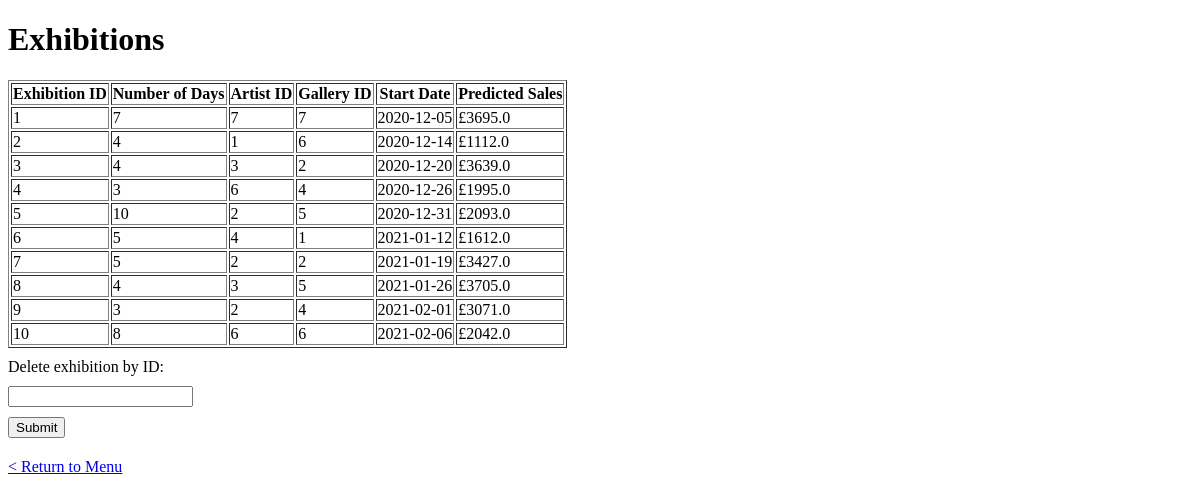
The page /viewexh on the database as committed earlier.
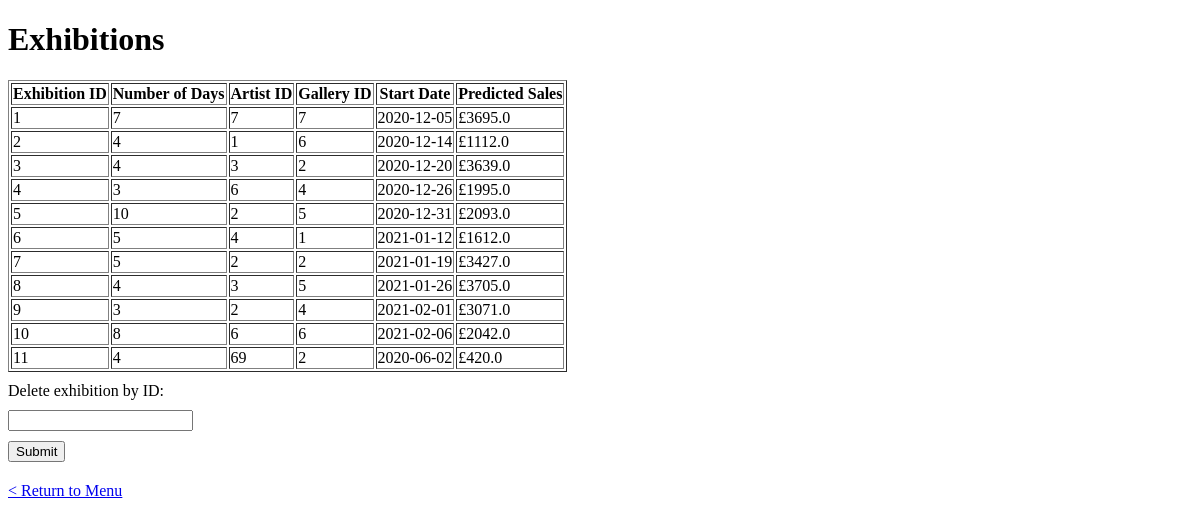
The same page on the database as committed later.
### tables this page shows
CREATE TABLE exhibitionTable (
exhibitionID INTEGER PRIMARY KEY,
numDays INTEGER NOT NULL,
artistID INTEGER NOT NULL,
galleryID INTEGER NOT NULL,
startDate TEXT NOT NULL,
predictedSales REAL NOT NULL,
FOREIGN KEY (artistID)
REFERENCES artistTable (artistID),
FOREIGN KEY (galleryID)
REFERENCES galleryTable (galleryID)
);

### app.py (the view, shortened to what this page needs)
@app.route('/viewexh', methods=['GET', 'POST'])
def viewexh():
    conn = sqlite3.connect('database.db')
    cursor = conn.cursor()
    cursor.execute('SELECT * FROM exhibitionTable')
    rows = cursor.fetchall()
    conn.close()
    return render_template('viewexh.html', exhibitions=rows)

### templates/viewexh.html (shortened to what this page needs)
{% extends 'base.html' %}
{% block main %}
<h1>Exhibitions</h1>
    <table border="1">
        <tr>
            <th>Exhibition ID</th>
            <th>Number of Days</th>
            <th>Artist ID</th>
            <th>Gallery ID</th>
            <th>Start Date</th>
            <th>Predicted Sales</th>
        </tr>
        {% for exhibition in exhibitions %}
            <tr>
                <td>{{ exhibition[0] }}</td>
                <td>{{ exhibition[1] }}</td>
                <td>{{ exhibition[2] }}</td>
                <td>{{ exhibition[3] }}</td>
                <td>{{ exhibition[4] }}</td>
                <td>£{{ exhibition[5] }}</td>
            </tr>
        {% endfor %}
    </table>
    <form id="myForm">
        <label for="input1">Delete exhibition by ID:</label>
        <input type="text" id="input1" name="input1">
        <button type="submit">Submit</button>
    </form>
    <p><a href="/">< Return to Menu</a></p>
{% endblock %}

Rows that differ between the two databases and show on the page:
added exhibitionTable: exhibitionID "11", numDays "4", artistID "69", galleryID "2", startDate "2020-06-02", predictedSales "420.0"
